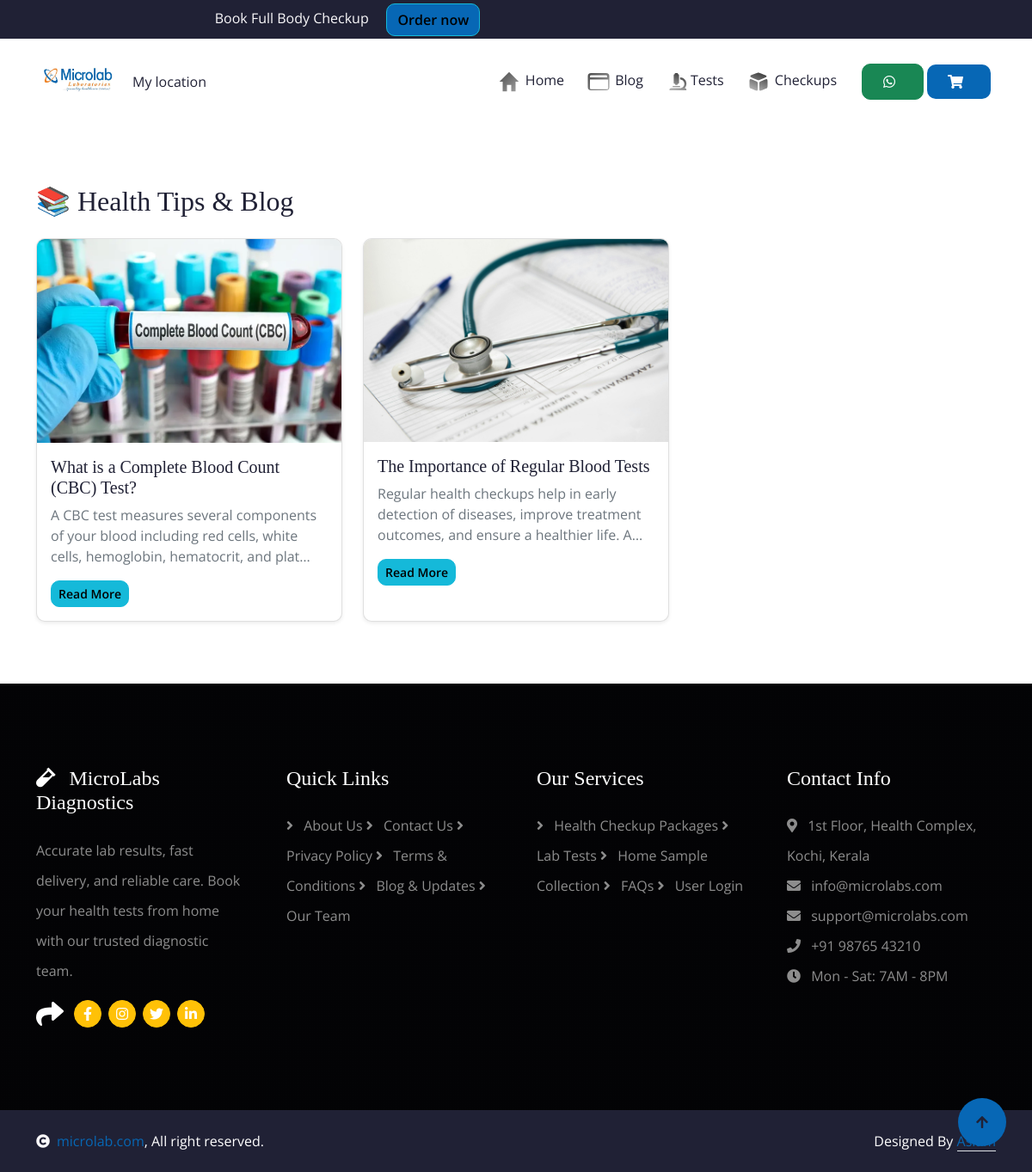
Screenshot of /blog/ with the database file from the repository.
### Diagnosis_App/models.py (models this page shows)
class BlogPost(models.Model):
    title = models.CharField(max_length=200,null=True)
    slug = models.SlugField(unique=True)
    content = models.TextField(null=True)
    image = models.ImageField(upload_to="blog_images/", blank=True, null=True)
    created_at = models.DateTimeField(auto_now_add=True)

### Diagnosis_App/views.py (the view)
# urls.py: path('blog/', views.blog_list, name='blog_list'),
def blog_list(request):
    blogs = BlogPost.objects.all().order_by('-created_at')
    return render(request, 'blog_list.html', {'blogs': blogs})

### templates/blog_list.html
{% include 'index_nav.html' %}
<div class="container my-5">
  <h2 class="mb-4">📚 Health Tips & Blog</h2>
  <div class="row">
    {% for blog in blogs %}
    <div class="col-md-4 mb-4">
      <div class="card h-100 shadow-sm">
        {% if blog.image %}
        <img src="{{ blog.image.url }}" class="card-img-top" alt="{{ blog.title }}">
        {% endif %}
        <div class="card-body">
          <h5 class="card-title">{{ blog.title }}</h5>
          <p class="card-text text-muted">{{ blog.content|truncatechars:120 }}</p>
          <a href="{% url 'blog_detail' blog.slug %}" class="btn btn-primary btn-sm">Read More</a>
        </div>
      </div>
    </div>
    {% endfor %}
  </div>
</div>
{% include 'footer.html' %}

### static/css/style.css (style rules this page uses)
.btn { font-weight: 600; transition: .5s; }
.btn.btn-primary { box-shadow: inset 0 0 0 0 var(--bs-primary); }
html, body { max-width: 100%; overflow-x: hidden; }

### rows the page displays
BlogPost: image (picture), title "What is a Complete Blood Count (CBC) Test?", content "A CBC test measures several components of your blood including red cells, white cells, hemoglobin, hematocrit, and plat…"
BlogPost: image (picture), title "The Importance of Regular Blood Tests", content "Regular health checkups help in early detection of diseases, improve treatment outcomes, and ensure a healthier life. A…"
